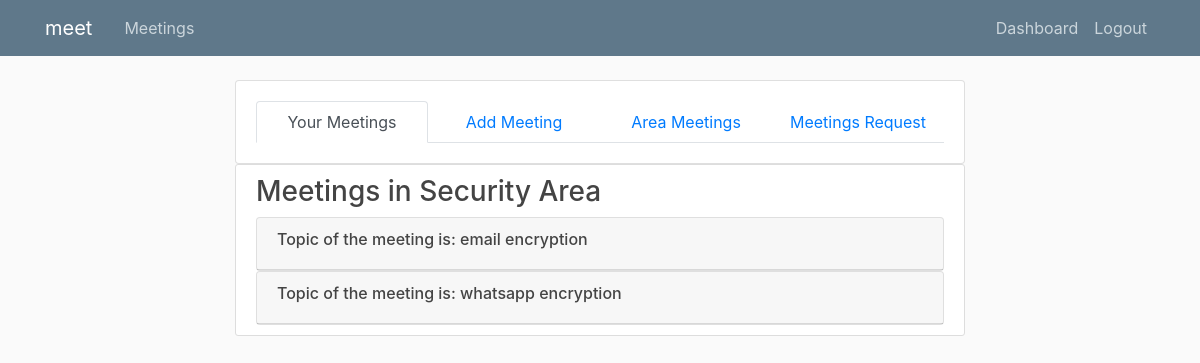
The app's page /admin_area_meetings/ (signed in), older data.
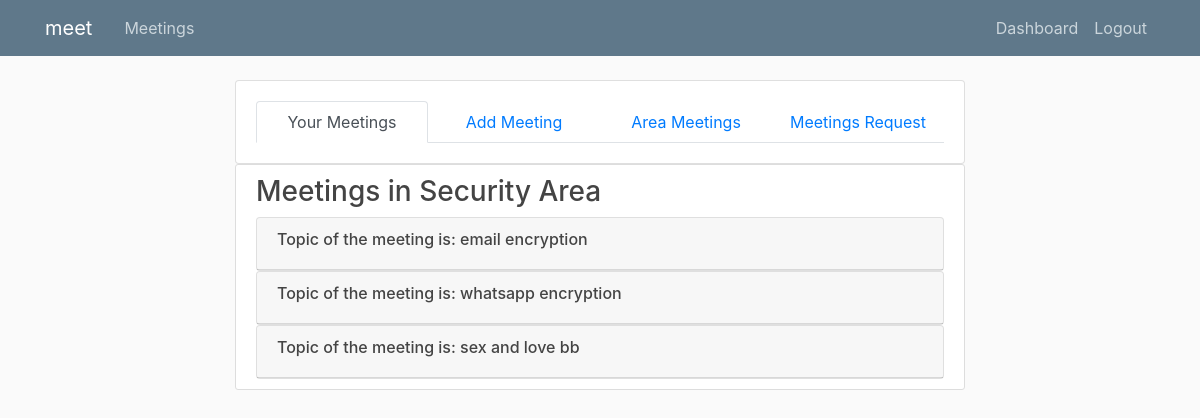
The same page, newer data.
### meetings/models.py (models this page shows, shortened)
class Meetings(models.Model):
    MY_Field = (
        ('Applications and Real-Time Area', 'Applications and Real-Time Area'),
        ('General Area', 'General Area'),
        ('Internet Area', 'Internet Area'),
        ('Operations and Management Area  ', 'Operations and Management Area '),
        ('Routing Area ', 'Routing Area '),
        ('Security Area', 'Security Area'),
        ('Transport Area', 'Transport Area'),
    )
    area = models.CharField(max_length=100, choices=MY_Field,default = 'choose your field')
    topic = models.CharField(max_length=250)
    title = models.CharField(max_length=250)
    about_meeting = models.TextField(max_length=500)
    zoom_url = models.URLField(max_length=200)
    time =  models.TimeField(null=True)
    date = models.DateField(null=True)
    user = models.ForeignKey(NewUser,on_delete=models.CASCADE, default = 1)

### meetings/views.py (the view)
# urls.py: path('admin_area_meetings/',views.admin_area_meetings,name="admin-area-meetings"),
@login_required
def admin_area_meetings(request):
	current_user = request.user
	area_value  = current_user.area
	context = {
	  'meetings': Meetings.objects.all().filter(area = area_value),
	  'area': area_value,
	}
	return render(request,"meetings/admin_area_meetings.html",context)

### meetings/templates/meetings/admin_area_meetings.html (shortened to what this page needs)
{% extends "meetings/admin_base_dashboard.html" %}
{% load crispy_forms_tags %}
{% block content %}
    <div class="content-section">
      <h3>Meetings in {{ area }}</h3>
{% if meetings %}
{% for meeting  in meetings %}
<div id="accordion">
  <div class="card">
    <div class="card-header">
      <a class="card-link" data-toggle="collapse" href="#{{ meeting.id}}">
        <h6>Topic of the meeting is: {{ meeting.topic }}</h6>
      </a>
    </div>
  </div>
</div>
      {% endfor %}
           {% else %}
        <p>Sorry, There is no meeting in this area yet.</p>
        {% endif %}
    </div>
{% endblock content %}

Row changes from the older to the newer data that the page shows:
added Meetings: topic "sex and love bb"
